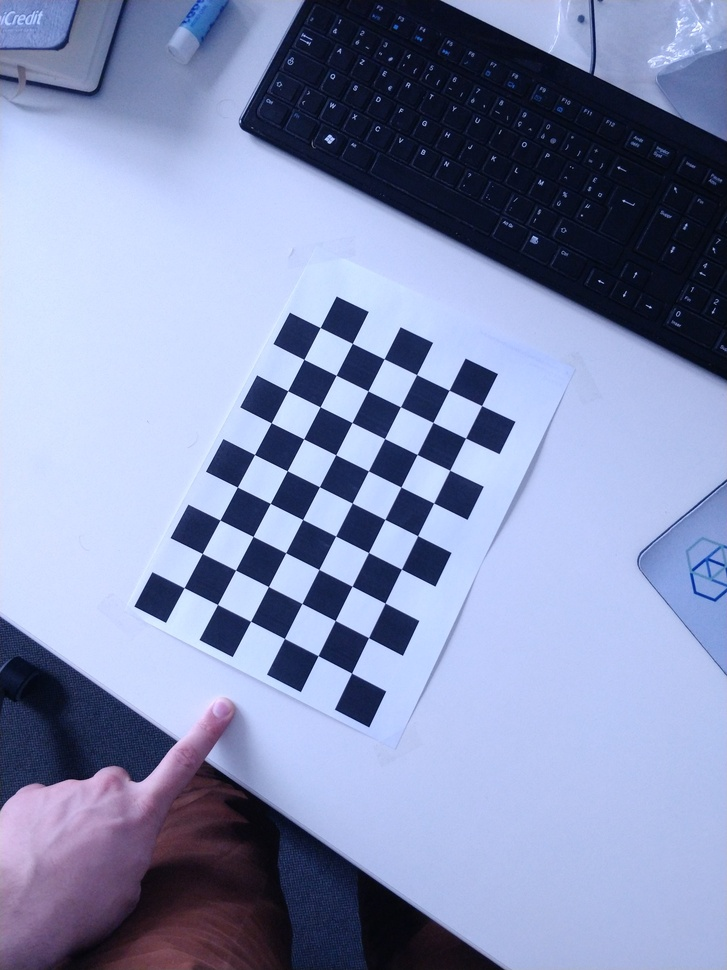
#> input picture Aruco_Tracker-master/calib_images/IMG_20200302_151807.jpg, 727 x 970 px, shrunk from 3456 x 4608 before the run; its folder holds only this picture in this run
$ python camera_calibration.py
#> lines starting #> are read from the running program, lines starting #| are printed output that depends on the picture; after the words box and inside, x2 and y2 are one past the last pixel; in counts of white or black regions, pixels touching at a corner belong together
import numpy as np
import cv2
import glob

# Wait time to show calibration in 'ms'
WAIT_TIME = 100

# termination criteria for iterative algorithm
criteria = (cv2.TERM_CRITERIA_EPS + cv2.TERM_CRITERIA_MAX_ITER, 30, 0.001)

# generalizable checkerboard dimensions
# https://stackoverflow.com/questions/31249037/calibrating-webcam-using-python-and-opencv-error?rq=1
cbrow = 6
cbcol = 9

# prepare object points, like (0,0,0), (1,0,0), (2,0,0) ....,(6,5,0)
# IMPORTANT : Object points must be changed to get real physical distance.
objp = np.zeros((cbrow * cbcol, 3), np.float32)
objp[:, :2] = np.mgrid[0:cbcol, 0:cbrow].T.reshape(-1, 2)

# Arrays to store object points and image points from all the images.
objpoints = [] # 3d point in real world space
imgpoints = [] # 2d points in image plane.

images = glob.glob('calib_images/*.jpg')

for fname in images:
    img = cv2.imread(fname)
#> img is the input picture: shape (970, 727, 3); mean B, G, R 179.4, 143.6, 133.4
    gray = cv2.cvtColor(img,cv2.COLOR_BGR2GRAY)
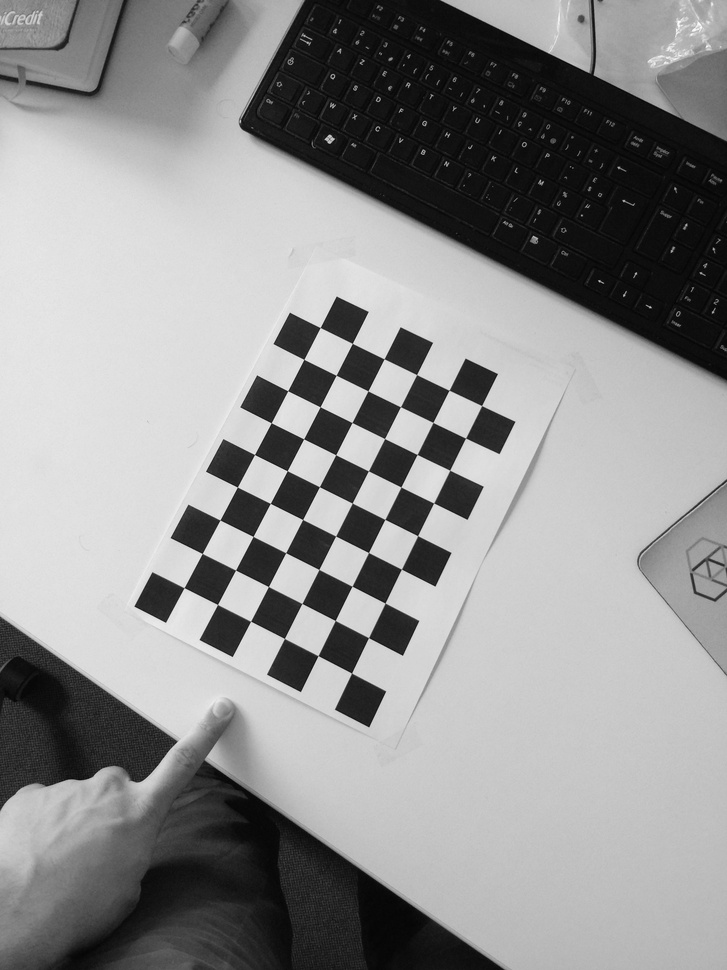
#> gray: shape (970, 727); min 2, max 251, mean 144.6

    # Find the chess board corners
    ret, corners = cv2.findChessboardCorners(gray, (9,6),None,flags = cv2.CALIB_CB_FAST_CHECK)
#> ret = True; corners = 54 rows, first 8: [184.1, 587.6], [202.2, 553.5], [220, 520], [237.4, 487.1], [254.5, 454.5], [271.2, 422.7], [287.7, 390.8], [303.8, 359.4]

    # If found, add object points, image points (after refining them)
    if ret == True:
        objpoints.append(objp)

        corners2 = cv2.cornerSubPix(gray,corners,(11,11),(-1,-1),criteria)
#> corners2 = 54 rows, first 8: [184.2, 587.7], [202.2, 553.5], [220, 519.9], [237.3, 487.2], [254.5, 454.5], [271.2, 422.8], [287.7, 390.7], [303.8, 359.4]
        imgpoints.append(corners2)

        # Draw and display the corners
        img = cv2.drawChessboardCorners(img, (cbcol, cbrow), corners2,ret)
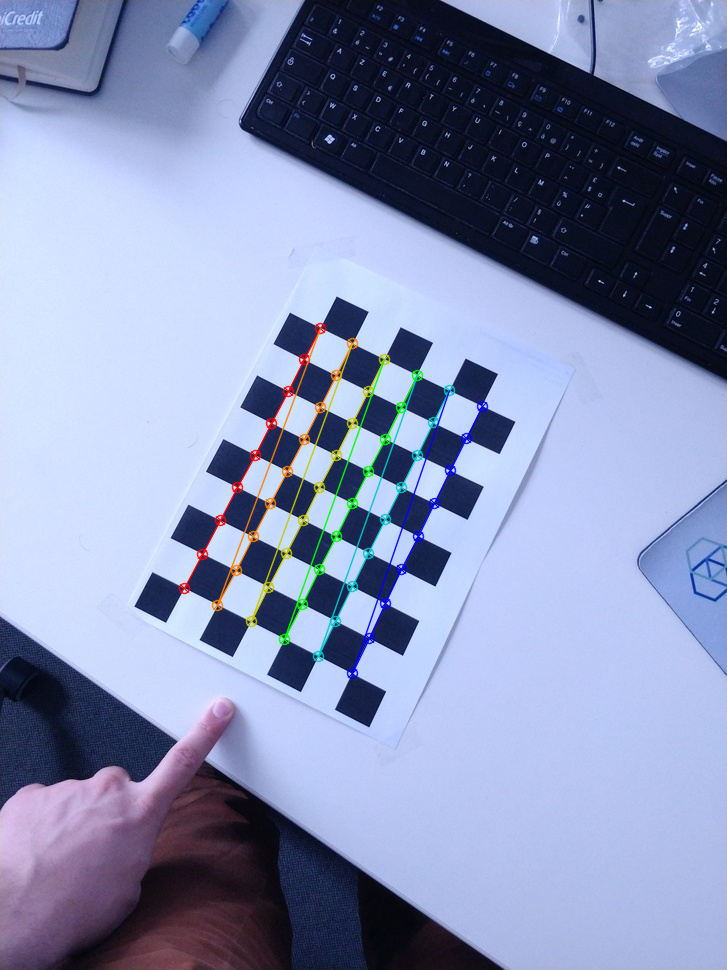
#> img: shape (970, 727, 3); 1.88% of pixels changed, all inside (x1, y1, x2, y2) = (178, 322, 489, 680)
        cv2.imshow('img',img)
        cv2.waitKey(WAIT_TIME)

cv2.destroyAllWindows()
ret, mtx, dist, rvecs, tvecs = cv2.calibrateCamera(objpoints, imgpoints, gray.shape[::-1],None,None)
#> ret = 0.196; mtx = [[1231, 0, 368], [0, 1257.2, 503.2], [0, 0, 1]]; dist = [[0.449, 25.91, 0.00823, 0.00413, -834.2]]; rvecs = ([-0.19, -0.111, -1.1],); tvecs = ([-4.9, 2.2, 33.3],)

# ---------- Saving the calibration -----------------
cv_file = cv2.FileStorage("calib_images/test.yaml", cv2.FILE_STORAGE_WRITE)
cv_file.write("camera_matrix", mtx)
cv_file.write("dist_coeff", dist)

# note you *release* you don't close() a FileStorage object
cv_file.release()

$ run again, on Aruco_Tracker-master/calib_images/IMG_20200302_151821.jpg
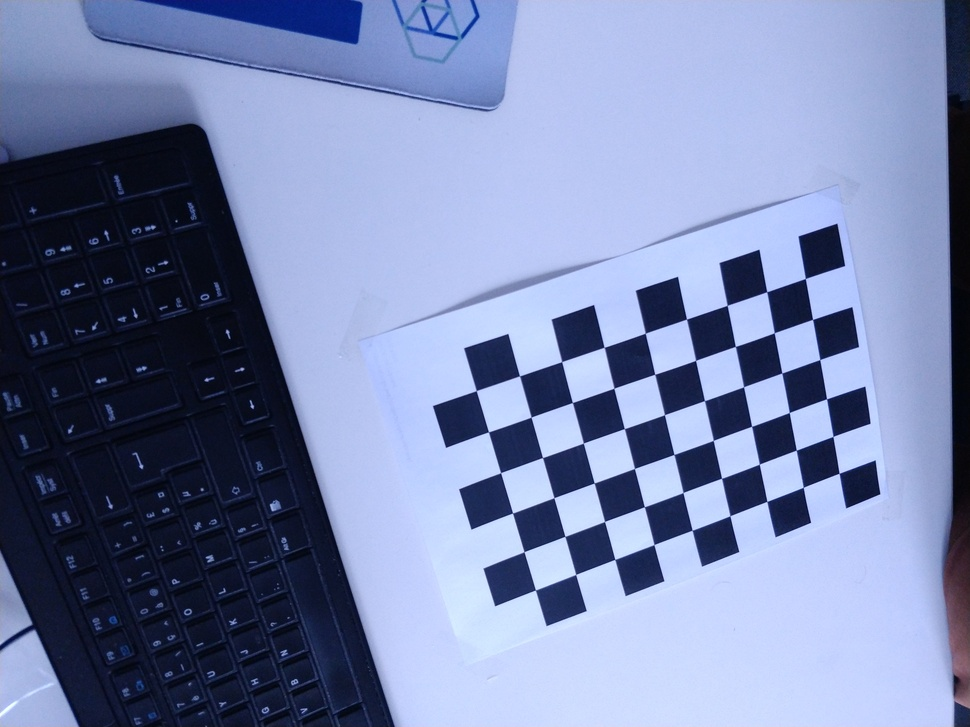
#> input picture Aruco_Tracker-master/calib_images/IMG_20200302_151821.jpg, 970 x 727 px, shrunk from 4608 x 3456 before the run
#> img is the input picture: shape (727, 970, 3); mean B, G, R 168.9, 130.7, 118.3
#> `gray = cv2.cvtColor(img,cv2.COLOR_BGR2GRAY)`:
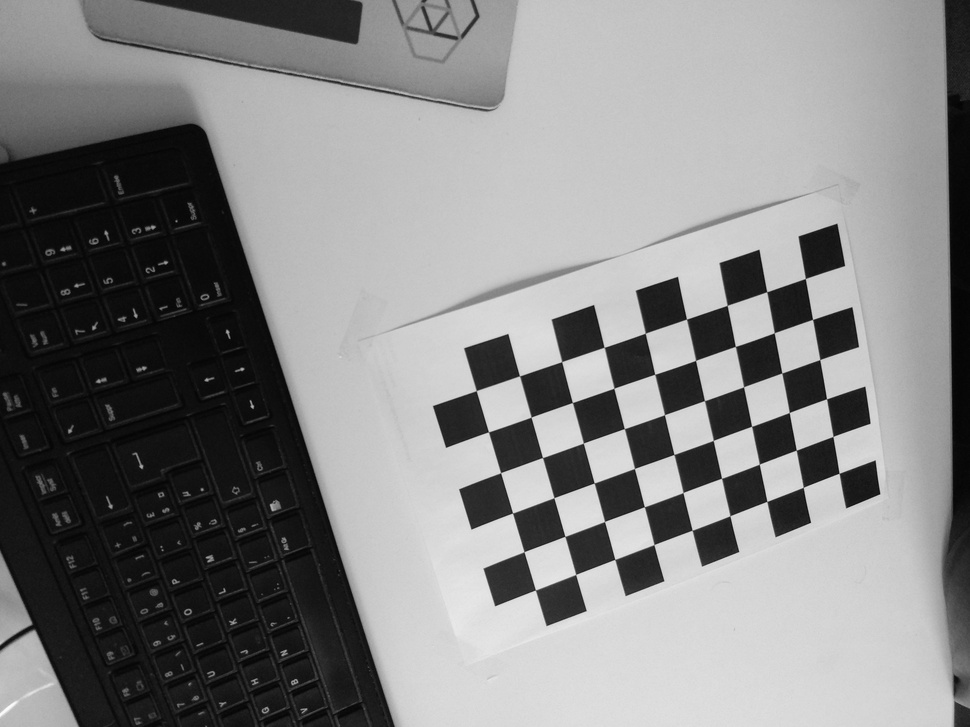
#> gray: shape (727, 970); min 3, max 251, mean 131.4
#> `ret, corners = cv2.findChessboardCorners(gray, (9,6),None,flags = cv2...`: ret = True; corners = 54 rows, first 8: [839.1, 473.3], [803.2, 487.4], [766.9, 501.4], [729.8, 515.8], [692.1, 530.2], [653.9, 544.6], [614.8, 559.4], [575.6, 574.5]
#> corners2 = 54 rows, first 8: [839.2, 473.2], [803.3, 487.3], [766.9, 501.4], [729.9, 515.8], [692.2, 530.2], [653.9, 544.6], [614.9, 559.4], [575.7, 574.5]
#> `img = cv2.drawChessboardCorners(img, (cbcol, cbrow), corners2,ret)`:
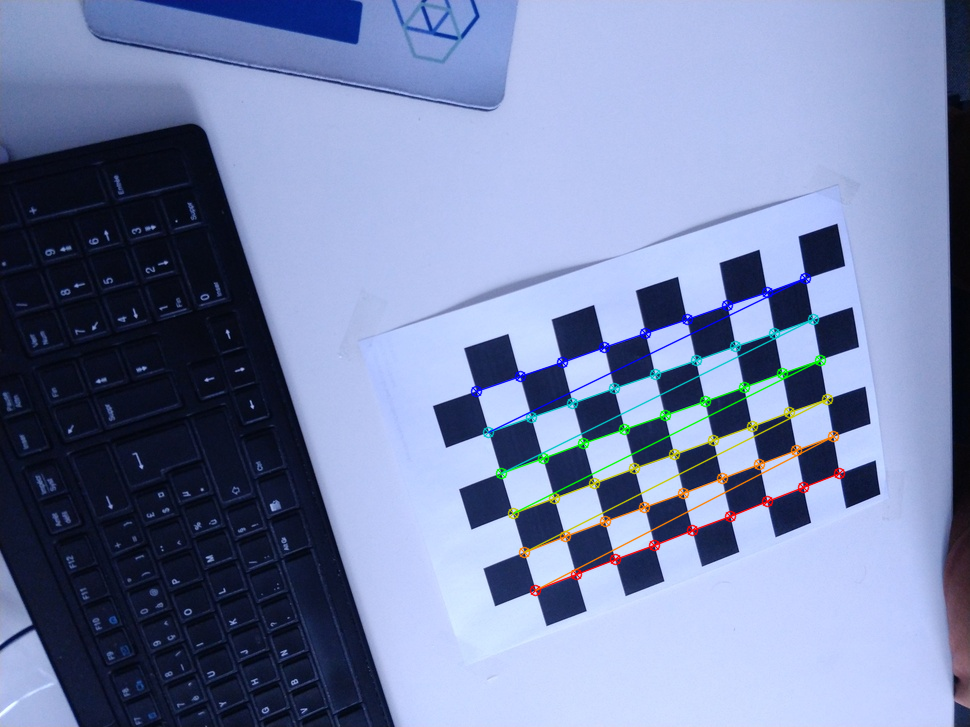
#> img: shape (727, 970, 3); 2.05% of pixels changed, all inside (x1, y1, x2, y2) = (470, 272, 846, 597)
#> `ret, mtx, dist, rvecs, tvecs = cv2.calibrateCamera(objpoints, imgpoint..`: ret = 0.24; mtx = [[759.2, 0, 452], [0, 750.3, 365.6], [0, 0, 1]]; dist = [[0.294, -1.18, -0.000108, -0.00681, 1.64]]; rvecs = ([-0.255, -0.322, 2.81],); tvecs = ([9.42, 2.64, 18.75],)

$ run again, on Aruco_Tracker-master/calib_images/IMG_20200302_151825.jpg
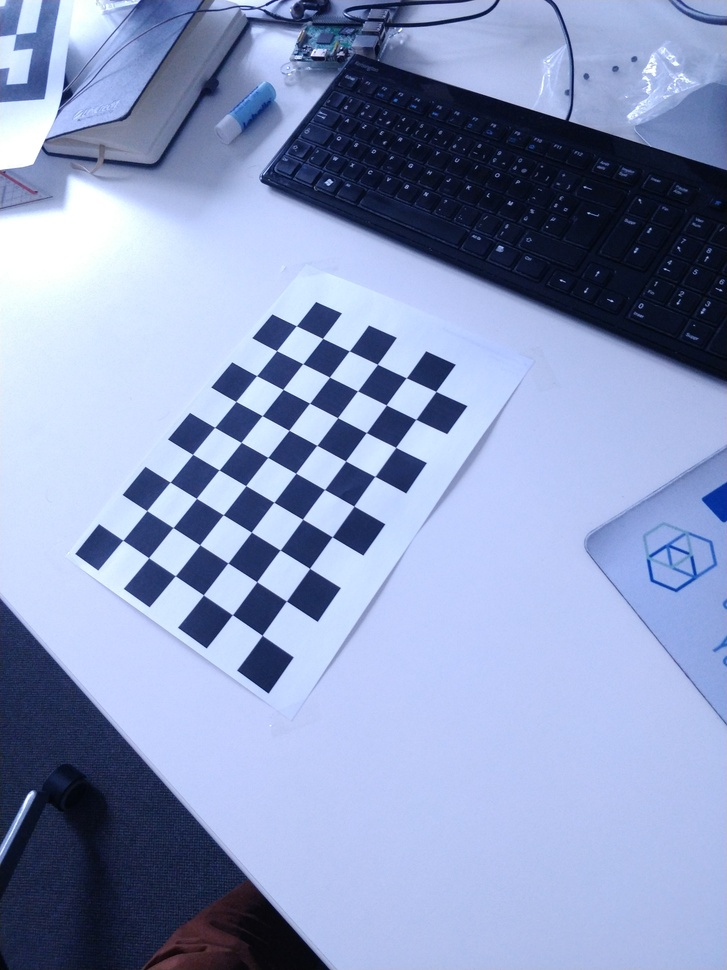
#> input picture Aruco_Tracker-master/calib_images/IMG_20200302_151825.jpg, 727 x 970 px, shrunk from 3456 x 4608 before the run
#> img is the input picture: shape (970, 727, 3); mean B, G, R 190.9, 153.4, 139.5
#> `gray = cv2.cvtColor(img,cv2.COLOR_BGR2GRAY)`:
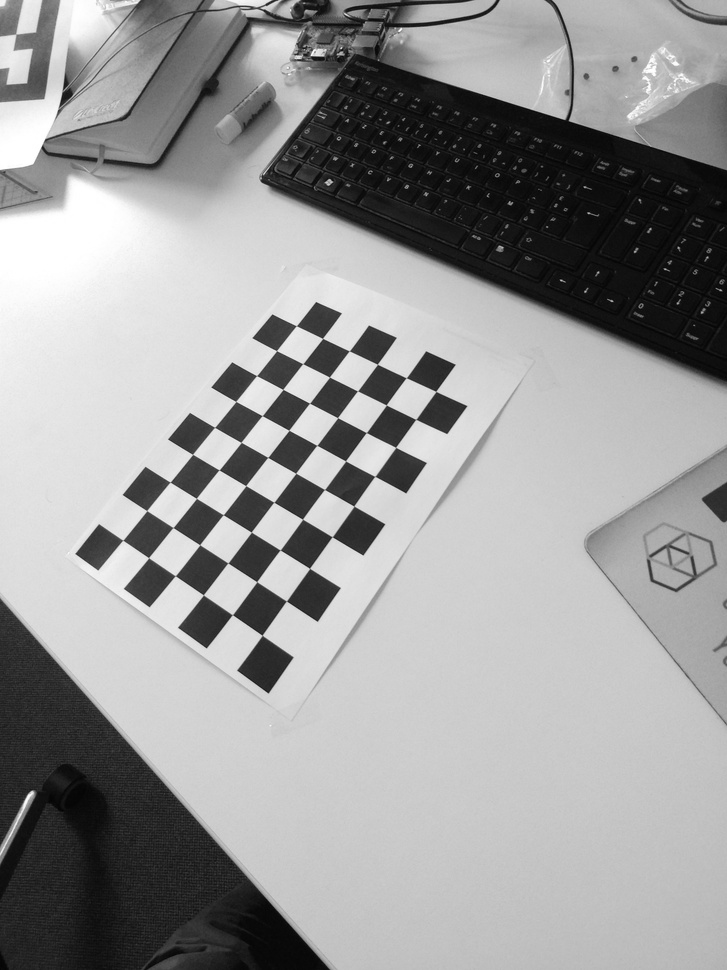
#> gray: shape (970, 727); min 2, max 255, mean 153.5
#> `ret, corners = cv2.findChessboardCorners(gray, (9,6),None,flags = cv2...`: ret = True; corners = 54 rows, first 8: [122.8, 540.2], [146.7, 510.6], [170.2, 482.1], [192.6, 454.4], [214.6, 427.3], [235.8, 401.4], [256.6, 375.6], [276.5, 350.6]
#> corners2 = 54 rows, first 8: [122.8, 540.2], [146.7, 510.6], [170.1, 482.1], [192.5, 454.4], [214.6, 427.3], [235.8, 401.4], [256.6, 375.6], [276.6, 350.7]
#> `img = cv2.drawChessboardCorners(img, (cbcol, cbrow), corners2,ret)`:
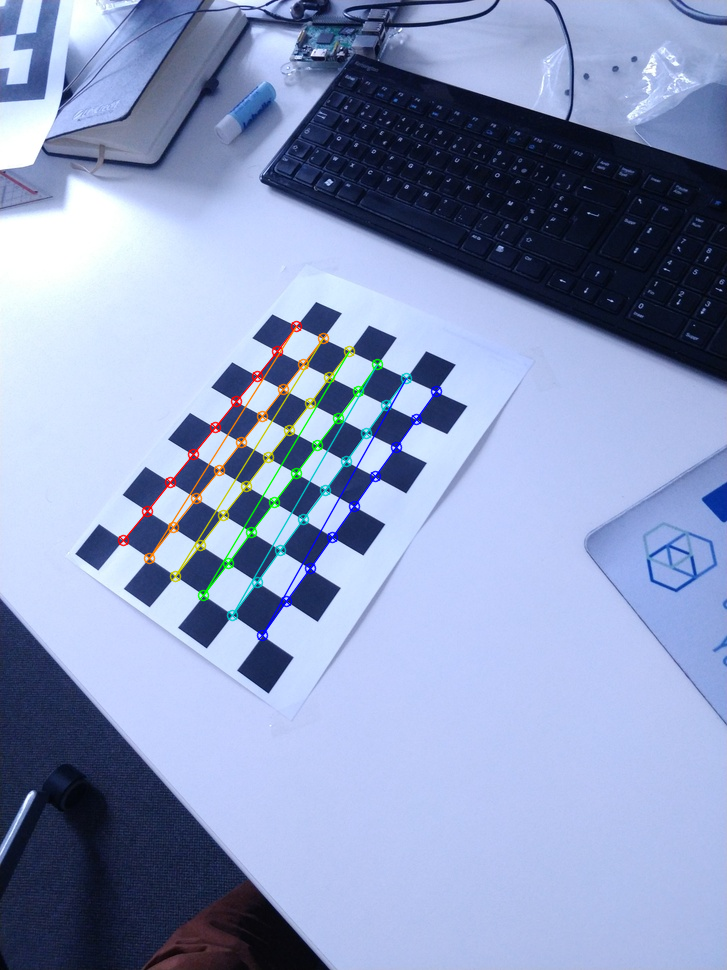
#> img: shape (970, 727, 3); 1.72% of pixels changed, all inside (x1, y1, x2, y2) = (117, 320, 443, 642)
#> `ret, mtx, dist, rvecs, tvecs = cv2.calibrateCamera(objpoints, imgpoint..`: ret = 0.211; mtx = [[764, 0, 370.3], [0, 776.1, 486.6], [0, 0, 1]]; dist = [[0.407, -1.91, -0.00646, 0.0118, 2.62]]; rvecs = ([-0.534, -0.0737, -0.987],); tvecs = ([-6.71, 1.44, 20.98],)

$ run again, on Aruco_Tracker-master/calib_images/IMG_20200302_151827.jpg
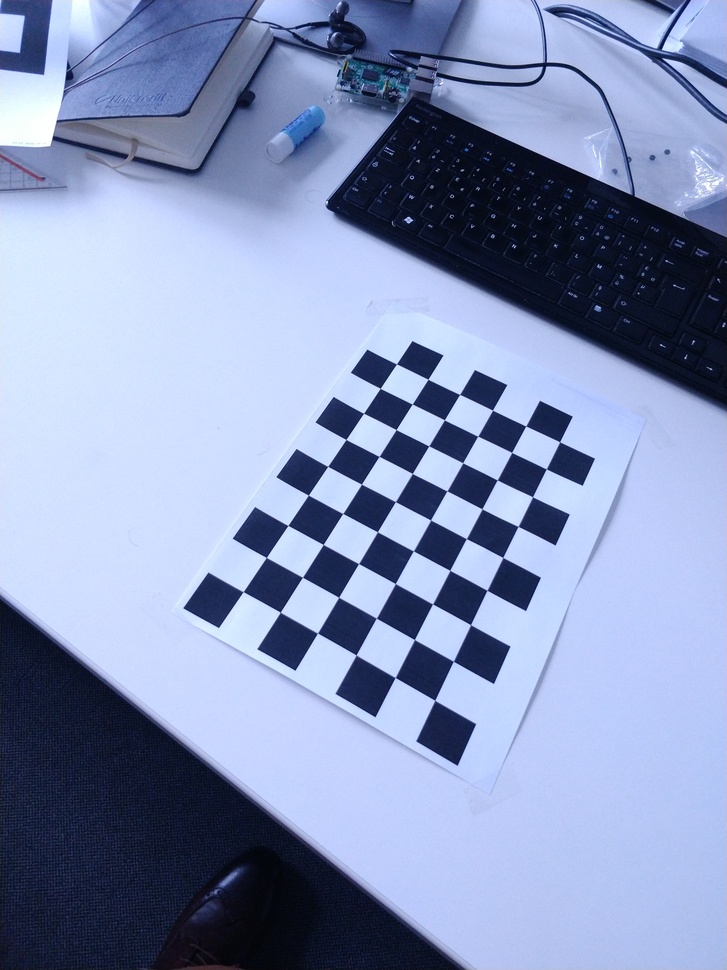
#> input picture Aruco_Tracker-master/calib_images/IMG_20200302_151827.jpg, 727 x 970 px, shrunk from 3456 x 4608 before the run
#> img is the input picture: shape (970, 727, 3); mean B, G, R 183.4, 147.1, 133.5
#> `gray = cv2.cvtColor(img,cv2.COLOR_BGR2GRAY)`:
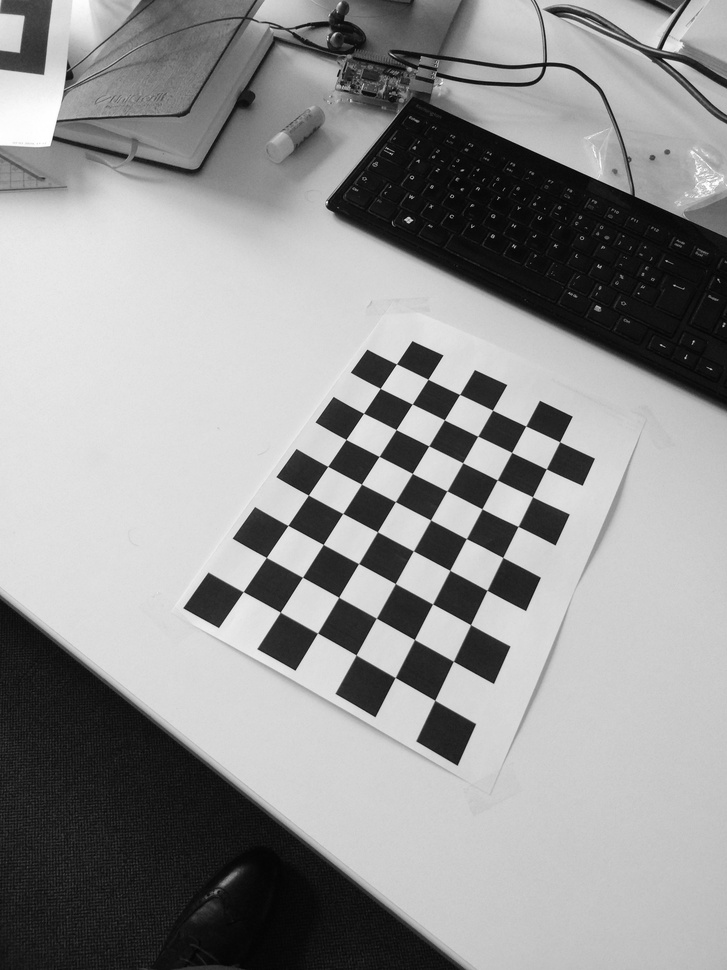
#> gray: shape (970, 727); min 2, max 255, mean 147.2
#> `ret, corners = cv2.findChessboardCorners(gray, (9,6),None,flags = cv2...`: ret = True; corners = 54 rows, first 8: [243.3, 591.6], [266.3, 557.4], [287.9, 525.4], [308.4, 495.1], [327.7, 466.4], [345.9, 439.5], [363.6, 413.3], [380.2, 388.4]
#> corners2 = 54 rows, first 8: [243.2, 591.7], [266.3, 557.5], [287.9, 525.4], [308.3, 495.2], [327.7, 466.4], [345.9, 439.5], [363.5, 413.3], [380.2, 388.4]
#> `img = cv2.drawChessboardCorners(img, (cbcol, cbrow), corners2,ret)`:
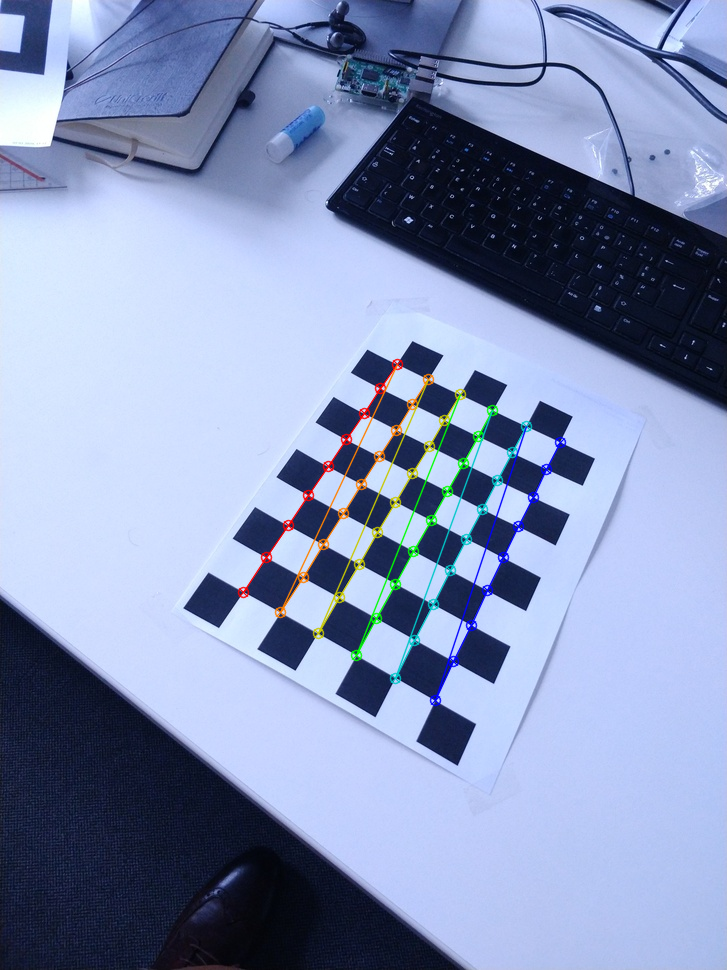
#> img: shape (970, 727, 3); 1.8% of pixels changed, all inside (x1, y1, x2, y2) = (237, 358, 567, 707)
#> `ret, mtx, dist, rvecs, tvecs = cv2.calibrateCamera(objpoints, imgpoint..`: ret = 0.214; mtx = [[734.1, 0, 341.4], [0, 719.6, 464.7], [0, 0, 1]]; dist = [[0.389, -2.34, -0.0108, -0.00898, 7.43]]; rvecs = ([-0.413, -0.354, -1.02],); tvecs = ([-2.28, 3.02, 17.29],)
